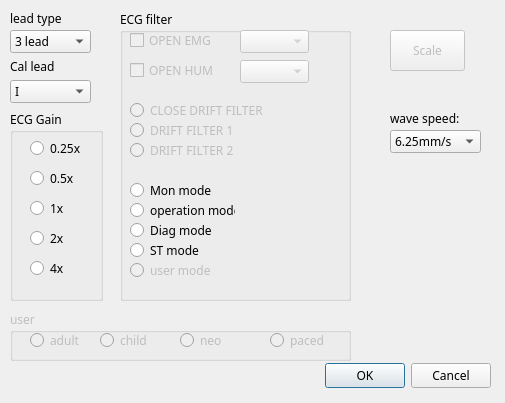
<?xml version="1.0" encoding="UTF-8"?>
<ui version="4.0">
 <class>DialogECGSet</class>
 <widget class="QDialog" name="DialogECGSet">
  <property name="geometry">
   <rect>
    <x>0</x>
    <y>0</y>
    <width>505</width>
    <height>403</height>
   </rect>
  </property>
  <property name="font">
   <font>
    <family>微软雅黑</family>
   </font>
  </property>
  <property name="windowTitle">
   <string>Dialog</string>
  </property>
  <widget class="QDialogButtonBox" name="buttonBox">
   <property name="geometry">
    <rect>
     <x>150</x>
     <y>360</y>
     <width>341</width>
     <height>32</height>
    </rect>
   </property>
   <property name="orientation">
    <enum>Qt::Horizontal</enum>
   </property>
   <property name="standardButtons">
    <set>QDialogButtonBox::Cancel|QDialogButtonBox::Ok</set>
   </property>
  </widget>
  <widget class="QLabel" name="label">
   <property name="geometry">
    <rect>
     <x>10</x>
     <y>10</y>
     <width>54</width>
     <height>17</height>
    </rect>
   </property>
   <property name="text">
    <string>lead type</string>
   </property>
  </widget>
  <widget class="QComboBox" name="comboBoxLeadType">
   <property name="geometry">
    <rect>
     <x>10</x>
     <y>30</y>
     <width>81</width>
     <height>23</height>
    </rect>
   </property>
   <item>
    <property name="text">
     <string>3 lead</string>
    </property>
   </item>
   <item>
    <property name="text">
     <string>5 lead</string>
    </property>
   </item>
   <item>
    <property name="text">
     <string>6 lead</string>
    </property>
   </item>
   <item>
    <property name="text">
     <string>12 lead</string>
    </property>
   </item>
  </widget>
  <widget class="QLabel" name="label_2">
   <property name="geometry">
    <rect>
     <x>10</x>
     <y>60</y>
     <width>54</width>
     <height>12</height>
    </rect>
   </property>
   <property name="text">
    <string>Cal lead</string>
   </property>
  </widget>
  <widget class="QComboBox" name="comboBoxCalLead">
   <property name="geometry">
    <rect>
     <x>10</x>
     <y>80</y>
     <width>81</width>
     <height>23</height>
    </rect>
   </property>
   <item>
    <property name="text">
     <string>I</string>
    </property>
   </item>
   <item>
    <property name="text">
     <string>II</string>
    </property>
   </item>
   <item>
    <property name="text">
     <string>III</string>
    </property>
   </item>
   <item>
    <property name="text">
     <string>AVR</string>
    </property>
   </item>
   <item>
    <property name="text">
     <string>AVL</string>
    </property>
   </item>
   <item>
    <property name="text">
     <string>AVF</string>
    </property>
   </item>
   <item>
    <property name="text">
     <string>V1</string>
    </property>
   </item>
   <item>
    <property name="text">
     <string>V2</string>
    </property>
   </item>
   <item>
    <property name="text">
     <string>V3</string>
    </property>
   </item>
   <item>
    <property name="text">
     <string>V4</string>
    </property>
   </item>
   <item>
    <property name="text">
     <string>V5</string>
    </property>
   </item>
   <item>
    <property name="text">
     <string>V6</string>
    </property>
   </item>
  </widget>
  <widget class="QGroupBox" name="groupBoxEcgGain">
   <property name="geometry">
    <rect>
     <x>10</x>
     <y>110</y>
     <width>93</width>
     <height>191</height>
    </rect>
   </property>
   <property name="title">
    <string>ECG Gain</string>
   </property>
   <widget class="QRadioButton" name="radioButton0_25X">
    <property name="enabled">
     <bool>true</bool>
    </property>
    <property name="geometry">
     <rect>
      <x>20</x>
      <y>30</y>
      <width>53</width>
      <height>16</height>
     </rect>
    </property>
    <property name="text">
     <string>0.25x</string>
    </property>
   </widget>
   <widget class="QRadioButton" name="radioButton0_5X">
    <property name="enabled">
     <bool>true</bool>
    </property>
    <property name="geometry">
     <rect>
      <x>20</x>
      <y>60</y>
      <width>47</width>
      <height>16</height>
     </rect>
    </property>
    <property name="text">
     <string>0.5x</string>
    </property>
   </widget>
   <widget class="QRadioButton" name="radioButton1X">
    <property name="enabled">
     <bool>true</bool>
    </property>
    <property name="geometry">
     <rect>
      <x>20</x>
      <y>90</y>
      <width>35</width>
      <height>16</height>
     </rect>
    </property>
    <property name="text">
     <string>1x</string>
    </property>
   </widget>
   <widget class="QRadioButton" name="radioButton2X">
    <property name="enabled">
     <bool>true</bool>
    </property>
    <property name="geometry">
     <rect>
      <x>20</x>
      <y>120</y>
      <width>35</width>
      <height>16</height>
     </rect>
    </property>
    <property name="text">
     <string>2x</string>
    </property>
   </widget>
   <widget class="QRadioButton" name="radioButton4X">
    <property name="enabled">
     <bool>true</bool>
    </property>
    <property name="geometry">
     <rect>
      <x>20</x>
      <y>150</y>
      <width>35</width>
      <height>16</height>
     </rect>
    </property>
    <property name="text">
     <string>4x</string>
    </property>
   </widget>
  </widget>
  <widget class="QGroupBox" name="groupBox_2">
   <property name="geometry">
    <rect>
     <x>120</x>
     <y>10</y>
     <width>231</width>
     <height>291</height>
    </rect>
   </property>
   <property name="title">
    <string>ECG filter</string>
   </property>
   <widget class="QCheckBox" name="checkBox">
    <property name="enabled">
     <bool>false</bool>
    </property>
    <property name="geometry">
     <rect>
      <x>10</x>
      <y>20</y>
      <width>89</width>
      <height>21</height>
     </rect>
    </property>
    <property name="text">
     <string>OPEN EMG</string>
    </property>
   </widget>
   <widget class="QCheckBox" name="checkBox_2">
    <property name="enabled">
     <bool>false</bool>
    </property>
    <property name="geometry">
     <rect>
      <x>10</x>
      <y>50</y>
      <width>91</width>
      <height>21</height>
     </rect>
    </property>
    <property name="text">
     <string>OPEN HUM</string>
    </property>
   </widget>
   <widget class="QComboBox" name="comboBox_3">
    <property name="enabled">
     <bool>false</bool>
    </property>
    <property name="geometry">
     <rect>
      <x>120</x>
      <y>20</y>
      <width>69</width>
      <height>23</height>
     </rect>
    </property>
   </widget>
   <widget class="QComboBox" name="comboBox_4">
    <property name="enabled">
     <bool>false</bool>
    </property>
    <property name="geometry">
     <rect>
      <x>120</x>
      <y>50</y>
      <width>69</width>
      <height>23</height>
     </rect>
    </property>
   </widget>
   <widget class="QRadioButton" name="radioButton_6">
    <property name="enabled">
     <bool>false</bool>
    </property>
    <property name="geometry">
     <rect>
      <x>10</x>
      <y>90</y>
      <width>141</width>
      <height>21</height>
     </rect>
    </property>
    <property name="text">
     <string>CLOSE DRIFT FILTER</string>
    </property>
   </widget>
   <widget class="QRadioButton" name="radioButton_7">
    <property name="enabled">
     <bool>false</bool>
    </property>
    <property name="geometry">
     <rect>
      <x>10</x>
      <y>110</y>
      <width>110</width>
      <height>21</height>
     </rect>
    </property>
    <property name="text">
     <string>DRIFT FILTER 1</string>
    </property>
   </widget>
   <widget class="QRadioButton" name="radioButton_8">
    <property name="enabled">
     <bool>false</bool>
    </property>
    <property name="geometry">
     <rect>
      <x>10</x>
      <y>130</y>
      <width>110</width>
      <height>21</height>
     </rect>
    </property>
    <property name="text">
     <string>DRIFT FILTER 2</string>
    </property>
   </widget>
   <widget class="QRadioButton" name="radioButtonOpe">
    <property name="geometry">
     <rect>
      <x>10</x>
      <y>190</y>
      <width>105</width>
      <height>21</height>
     </rect>
    </property>
    <property name="text">
     <string>operation mode</string>
    </property>
   </widget>
   <widget class="QRadioButton" name="radioButtonDiag">
    <property name="geometry">
     <rect>
      <x>10</x>
      <y>210</y>
      <width>88</width>
      <height>21</height>
     </rect>
    </property>
    <property name="text">
     <string>Diag mode</string>
    </property>
   </widget>
   <widget class="QRadioButton" name="radioButtonMon">
    <property name="geometry">
     <rect>
      <x>10</x>
      <y>170</y>
      <width>88</width>
      <height>21</height>
     </rect>
    </property>
    <property name="text">
     <string>Mon mode</string>
    </property>
   </widget>
   <widget class="QRadioButton" name="radioButtonUser">
    <property name="enabled">
     <bool>false</bool>
    </property>
    <property name="geometry">
     <rect>
      <x>10</x>
      <y>250</y>
      <width>86</width>
      <height>21</height>
     </rect>
    </property>
    <property name="text">
     <string>user mode</string>
    </property>
   </widget>
   <widget class="QRadioButton" name="radioButtonST">
    <property name="geometry">
     <rect>
      <x>10</x>
      <y>230</y>
      <width>101</width>
      <height>21</height>
     </rect>
    </property>
    <property name="text">
     <string>ST mode</string>
    </property>
   </widget>
  </widget>
  <widget class="QPushButton" name="pushButton">
   <property name="enabled">
    <bool>false</bool>
   </property>
   <property name="geometry">
    <rect>
     <x>390</x>
     <y>30</y>
     <width>75</width>
     <height>41</height>
    </rect>
   </property>
   <property name="text">
    <string>Scale</string>
   </property>
  </widget>
  <widget class="QGroupBox" name="groupBox_3">
   <property name="enabled">
    <bool>false</bool>
   </property>
   <property name="geometry">
    <rect>
     <x>10</x>
     <y>310</y>
     <width>341</width>
     <height>51</height>
    </rect>
   </property>
   <property name="title">
    <string>user</string>
   </property>
   <widget class="QRadioButton" name="radioButton_13">
    <property name="geometry">
     <rect>
      <x>20</x>
      <y>20</y>
      <width>52</width>
      <height>21</height>
     </rect>
    </property>
    <property name="text">
     <string>adult</string>
    </property>
   </widget>
   <widget class="QRadioButton" name="radioButton_15">
    <property name="geometry">
     <rect>
      <x>90</x>
      <y>20</y>
      <width>50</width>
      <height>21</height>
     </rect>
    </property>
    <property name="text">
     <string>child</string>
    </property>
   </widget>
   <widget class="QRadioButton" name="radioButton_16">
    <property name="geometry">
     <rect>
      <x>170</x>
      <y>20</y>
      <width>45</width>
      <height>21</height>
     </rect>
    </property>
    <property name="text">
     <string>neo</string>
    </property>
   </widget>
   <widget class="QRadioButton" name="radioButton_17">
    <property name="geometry">
     <rect>
      <x>260</x>
      <y>20</y>
      <width>59</width>
      <height>21</height>
     </rect>
    </property>
    <property name="text">
     <string>paced</string>
    </property>
   </widget>
  </widget>
  <widget class="QLabel" name="label_3">
   <property name="geometry">
    <rect>
     <x>390</x>
     <y>110</y>
     <width>72</width>
     <height>17</height>
    </rect>
   </property>
   <property name="text">
    <string>wave speed:</string>
   </property>
  </widget>
  <widget class="QComboBox" name="comboBoxWaveSpeed">
   <property name="geometry">
    <rect>
     <x>390</x>
     <y>130</y>
     <width>91</width>
     <height>23</height>
    </rect>
   </property>
   <item>
    <property name="text">
     <string>6.25mm/s</string>
    </property>
   </item>
   <item>
    <property name="text">
     <string>12.5mm/s</string>
    </property>
   </item>
   <item>
    <property name="text">
     <string>25mm/s</string>
    </property>
   </item>
   <item>
    <property name="text">
     <string>50mm/s</string>
    </property>
   </item>
   <item>
    <property name="text">
     <string>100mm/s</string>
    </property>
   </item>
   <item>
    <property name="text">
     <string>full speed</string>
    </property>
   </item>
  </widget>
 </widget>
 <resources/>
 <connections>
  <connection>
   <sender>buttonBox</sender>
   <signal>accepted()</signal>
   <receiver>DialogECGSet</receiver>
   <slot>accept()</slot>
   <hints>
    <hint type="sourcelabel">
     <x>248</x>
     <y>254</y>
    </hint>
    <hint type="destinationlabel">
     <x>157</x>
     <y>274</y>
    </hint>
   </hints>
  </connection>
  <connection>
   <sender>buttonBox</sender>
   <signal>rejected()</signal>
   <receiver>DialogECGSet</receiver>
   <slot>reject()</slot>
   <hints>
    <hint type="sourcelabel">
     <x>316</x>
     <y>260</y>
    </hint>
    <hint type="destinationlabel">
     <x>286</x>
     <y>274</y>
    </hint>
   </hints>
  </connection>
 </connections>
</ui>
